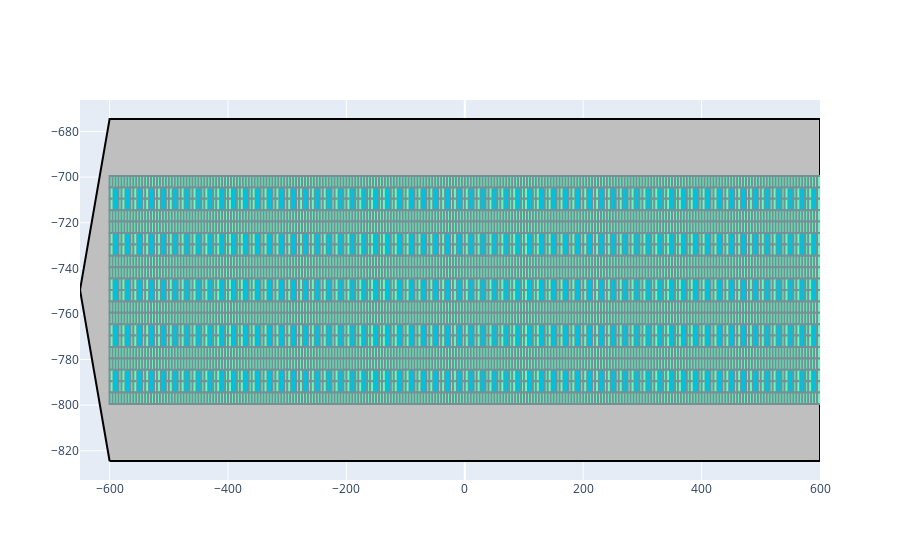

The cell this chart's notebook holds for it:
### Markdown cell above
## 2. Co-integrated E- and D-pixel arrays

### Code cell
fig = go.Figure()
D2.probes[0].plot_2d(show=True, fig=fig)
